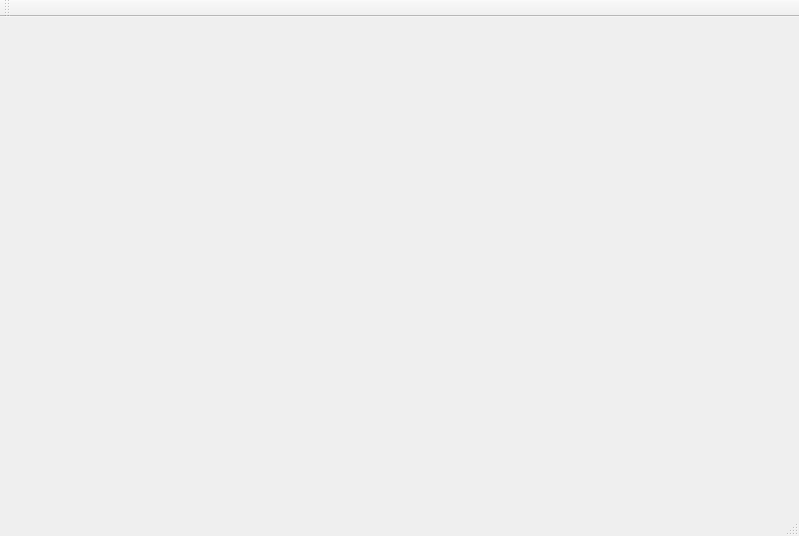
<?xml version="1.0" encoding="UTF-8"?>
<ui version="4.0">
 <class>MainWindow</class>
 <widget class="QMainWindow" name="MainWindow">
  <property name="geometry">
   <rect>
    <x>0</x>
    <y>0</y>
    <width>799</width>
    <height>536</height>
   </rect>
  </property>
  <property name="windowTitle">
   <string>MainWindow</string>
  </property>
  <widget class="QWidget" name="centralwidget">
   <layout class="QVBoxLayout" name="verticalLayout"/>
  </widget>
  <widget class="QMenuBar" name="menubar">
   <property name="geometry">
    <rect>
     <x>0</x>
     <y>0</y>
     <width>799</width>
     <height>22</height>
    </rect>
   </property>
  </widget>
  <widget class="QStatusBar" name="statusbar"/>
  <widget class="QToolBar" name="toolBar">
   <property name="windowTitle">
    <string>toolBar</string>
   </property>
   <attribute name="toolBarArea">
    <enum>TopToolBarArea</enum>
   </attribute>
   <attribute name="toolBarBreak">
    <bool>false</bool>
   </attribute>
  </widget>
  <action name="actionAddMedia">
   <property name="text">
    <string>Add Media</string>
   </property>
  </action>
 </widget>
 <resources/>
 <connections/>
</ui>
